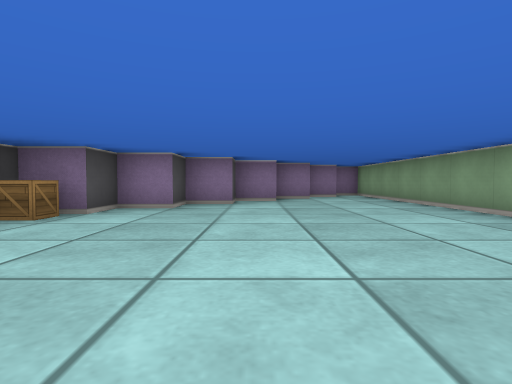
view 1 (above)

13 first-person views from a walk through a cub3D ray-caster map. The camera is about half as high as the walls, tilts 2° down and sees 80° across. The floor is counted in squares. Each view is taken from the middle of a square. On the plan, view 1 faces up. The plan holds only what a view shows up to about 9 squares ahead; the rest is blank. The place goes on beyond the plan.

view 2
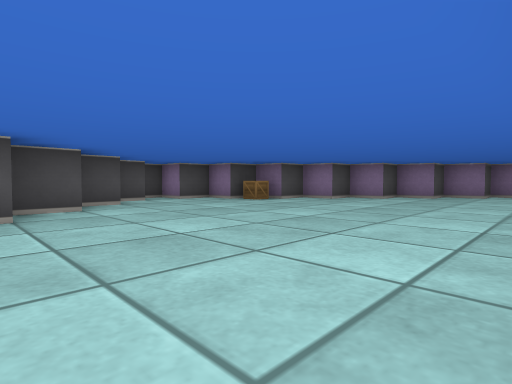

view 3
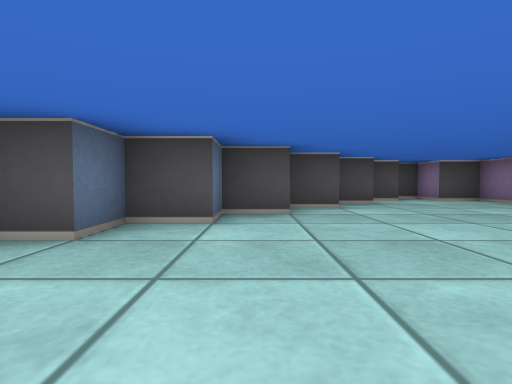

view 4
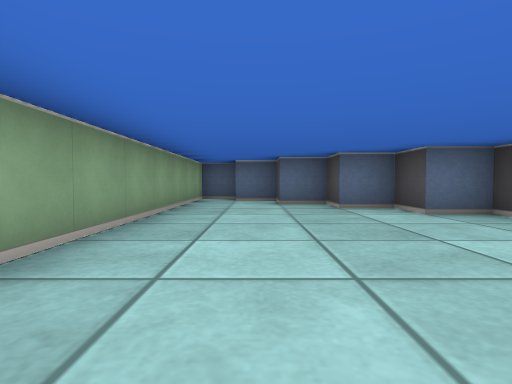

view 5
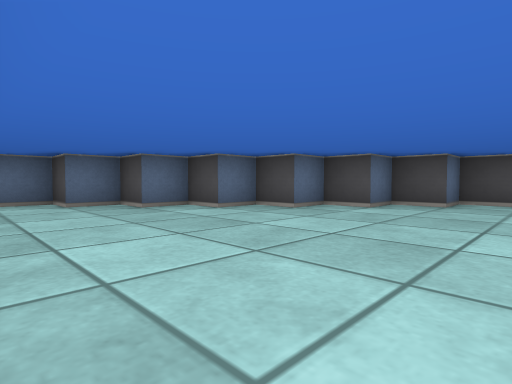

view 6
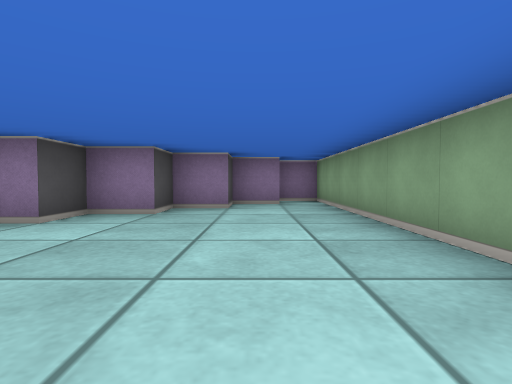

view 7
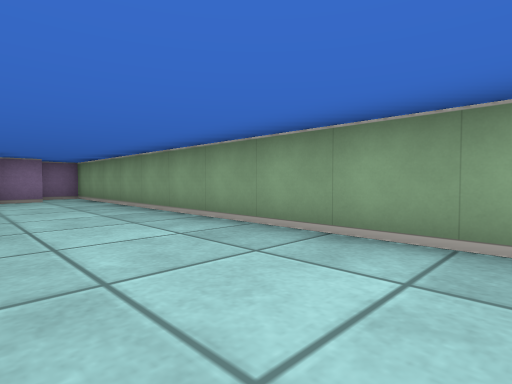

view 8
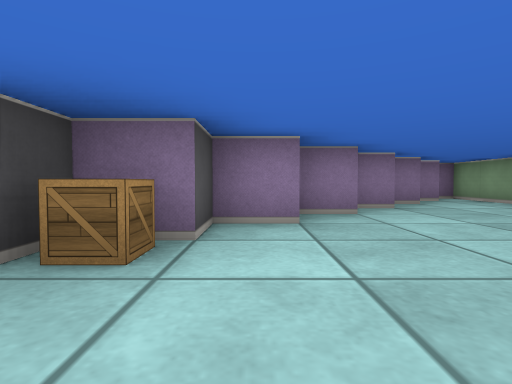

view 9
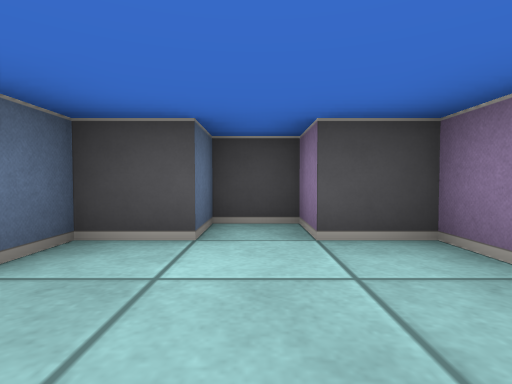

view 10
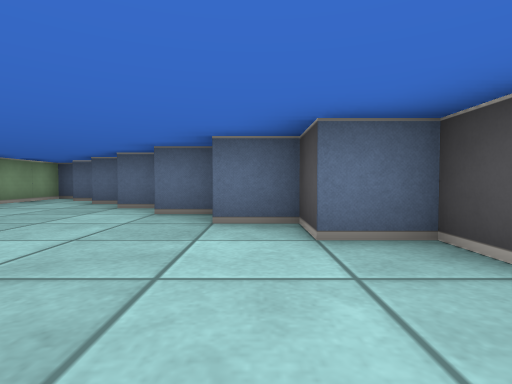

view 11
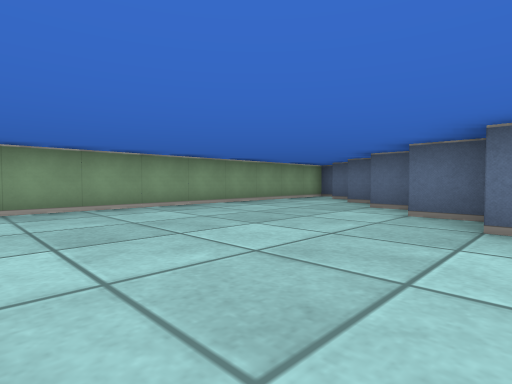

view 12
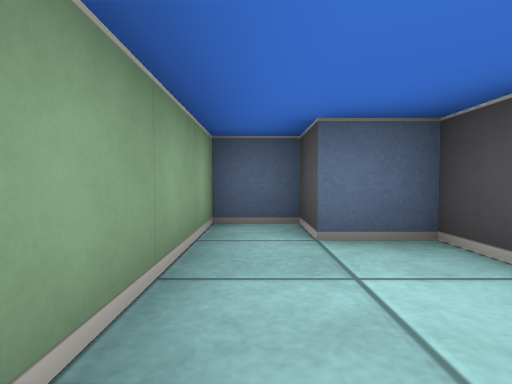

view 13
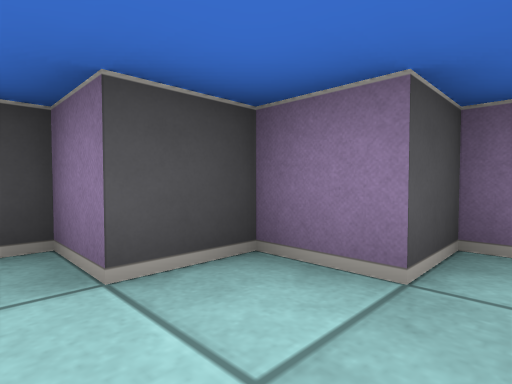

### Floor plan
Points are (right, up) in squares from view 1. A wall is a line through its corners. A room is listed if a view was taken in it or the views show most of it. See-through windows are left out.
Room 1 (views 1, 2, 3, 4, 5, 6, 7, 8, 9, 10, 11, 12, 13)
walls: (-2.5, -0.5) (-2.5, -1.5) (-1.5, -1.5) (-1.5, -2.5) (-0.5, -2.5) (-0.5, -3.5) (0.5, -3.5) (0.5, -4.5) (1.5, -4.5) (1.5, -5.5) (2.5, -5.5) (2.5, -6.5) (3.5, -6.5) (3.5, 10.5) (2.5, 10.5) (2.5, 9.5) (1.5, 9.5) (1.5, 8.5) (0.5, 8.5) (0.5, 7.5) (-0.5, 7.5) (-0.5, 6.5) (-1.5, 6.5) (-1.5, 5.5) (-2.5, 5.5) (-2.5, 4.5) (-3.5, 4.5) (-3.5, 3.5) (-4.5, 3.5) (-4.5, 2.5) (-5.5, 2.5) (-5.5, 1.5) (-4.5, 1.5) (-4.5, 0.5) (-3.5, 0.5) (-3.5, -0.5) (-2.5, -0.5)
objects: crate (-3, 4)

Positions as (right, up) in squares from view 1, and headings:
1: (0, 0), facing up
2: (3, -2), facing up-left
3: (3, -2), facing left
4: (2, 2), facing down
5: (3, 2), facing down-left
6: (2, 3), facing up
7: (1, 1), facing up-right
8: (-2, 2), facing up
9: (-2, 2), facing left
10: (-2, 2), facing down
11: (-2, 2), facing down-right
12: (3, -3), facing down
13: (3, 8), facing up-left
